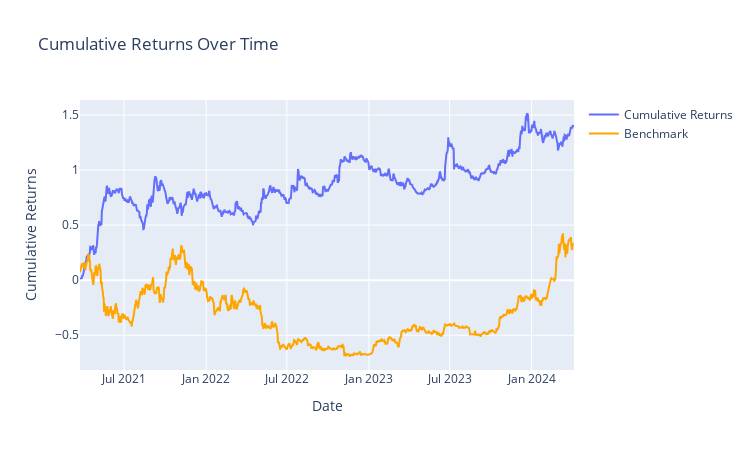
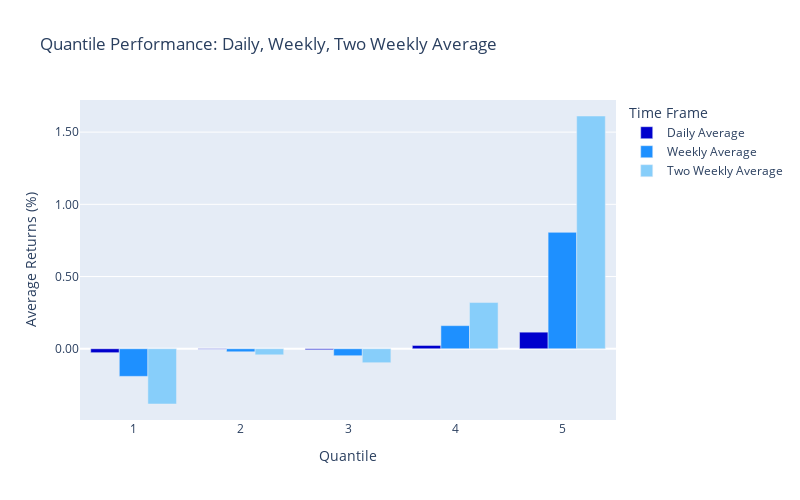
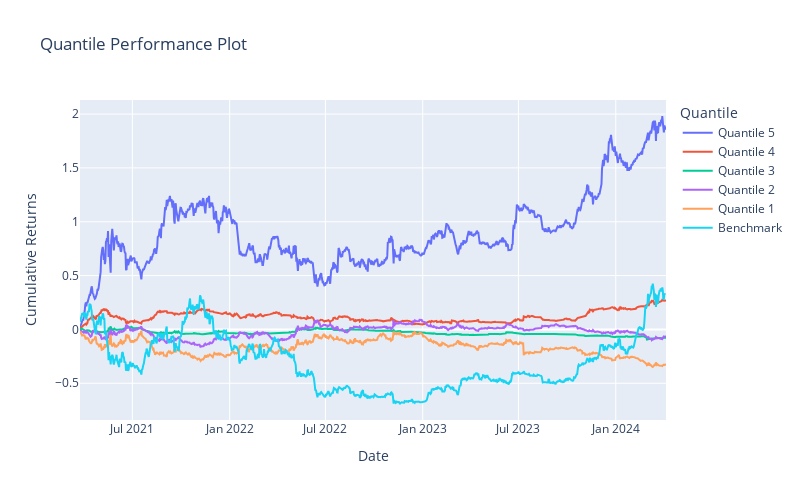

Source (notebook cell) for these figures, in order:
### Code cell
period = 21
rolling_returns = returns.rolling(window = period).mean()
rolling_std_dev = returns.rolling(window = period).std()
sharpe_factor = rolling_returns / rolling_std_dev
sharpe_factor = sharpe_factor.dropna()
sharpe_returns_by_period, _ = PerformanceGenerator(factor = sharpe_factor, 
                                            expreturn = expreturn,
                                            strategy = 'LS',
                                            buy_fee = 0.04/100,
                                            sell_fee = 0.04/100,
                                            start_time = start_time ,
                                            end_time = end_time,
                                            period_of_year = 365,
                                            benchmark = Benchmark
                                            ).backtest()
FactorAnalysisTool(factor = sharpe_factor, 
                                            expreturn = expreturn,
                                            strategy = 'LS',
                                            buy_fee = 0,#0.04/100,
                                            sell_fee = 0,#0.04/100,
                                            start_time = start_time ,
                                            end_time = end_time,
                                            period_of_year = 365,
                                            benchmark = Benchmark
                                            ).quantile_analysis(5)

### Figure 1 — Plotly figure (JSON) as saved in the notebook; plotly's stock layout.template omitted (floating-point values rounded to 4 significant figures; data arrays with more than 128 entries replaced by an {"elided": "..."} marker saying what was removed)
{"data": [{"mode": "lines", "name": "Cumulative Returns", "type": "scatter", "x": {"elided": "1109 str values"}, "y": {"elided": "1109 float values"}}, {"line": {"color": "#FFA500"}, "mode": "lines", "name": "Benchmark", "type": "scatter", "x": {"elided": "1109 str values"}, "y": {"elided": "1109 float values"}}], "layout": {"height": 450, "title": {"text": "Cumulative Returns Over Time"}, "width": 750, "xaxis": {"title": {"text": "Date"}}, "yaxis": {"title": {"text": "Cumulative Returns"}}}}

### Figure 2 — Plotly figure (JSON) as saved in the notebook; plotly's stock layout.template omitted (floating-point values rounded to 4 significant figures)
{"data": [{"marker": {"color": "MediumBlue"}, "name": "Daily Average", "type": "bar", "x": [5, 4, 3, 2, 1], "y": [0.1148, 0.02278, -0.006882, -0.002977, -0.02725]}, {"marker": {"color": "DodgerBlue"}, "name": "Weekly Average", "type": "bar", "x": [5, 4, 3, 2, 1], "y": [0.8058, 0.1599, -0.04831, -0.0209, -0.1913]}, {"marker": {"color": "LightSkyBlue"}, "name": "Two Weekly Average", "type": "bar", "x": [5, 4, 3, 2, 1], "y": [1.612, 0.3199, -0.09662, -0.0418, -0.3826]}], "layout": {"barmode": "group", "height": 500, "legend": {"title": {"text": "Time Frame"}}, "title": {"text": "Quantile Performance: Daily, Weekly, Two Weekly Average"}, "width": 800, "xaxis": {"title": {"text": "Quantile"}}, "yaxis": {"tickformat": ".2f", "title": {"text": "Average Returns (%)"}}}}

### Figure 3 — Plotly figure (JSON) as saved in the notebook; plotly's stock layout.template omitted (floating-point values rounded to 4 significant figures; data arrays with more than 128 entries replaced by an {"elided": "..."} marker saying what was removed)
{"data": [{"mode": "lines", "name": "Quantile 5", "type": "scatter", "x": {"elided": "1109 str values"}, "y": {"elided": "1109 float values"}}, {"mode": "lines", "name": "Quantile 4", "type": "scatter", "x": {"elided": "1109 str values"}, "y": {"elided": "1109 float values"}}, {"mode": "lines", "name": "Quantile 3", "type": "scatter", "x": {"elided": "1109 str values"}, "y": {"elided": "1109 float values"}}, {"mode": "lines", "name": "Quantile 2", "type": "scatter", "x": {"elided": "1109 str values"}, "y": {"elided": "1109 float values"}}, {"mode": "lines", "name": "Quantile 1", "type": "scatter", "x": {"elided": "1109 str values"}, "y": {"elided": "1109 float values"}}, {"mode": "lines", "name": "Benchmark", "type": "scatter", "x": {"elided": "1109 str values"}, "y": {"elided": "1109 float values"}}], "layout": {"height": 500, "legend": {"title": {"text": "Quantile"}}, "title": {"text": "Quantile Performance Plot"}, "width": 800, "xaxis": {"title": {"text": "Date"}}, "yaxis": {"title": {"text": "Cumulative Returns"}}}}
